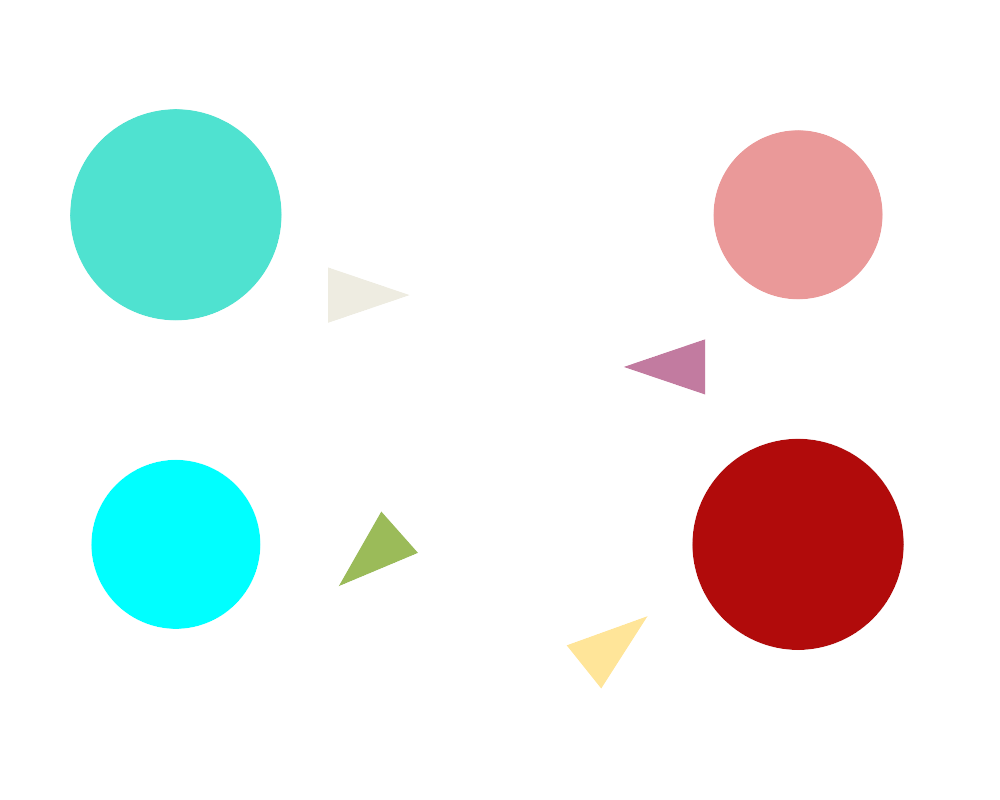
#> input picture circulo.png, 1000 x 800 px
$ python circle.py   (older library calls are emulated)
#> lines starting #> are read from the running program, lines starting #| are printed output that depends on the picture; after the words box and inside, x2 and y2 are one past the last pixel; in counts of white or black regions, pixels touching at a corner belong together
#!/usr/bin/python

from black import out
import cv2
import numpy as np
import math

rval = True

while rval:
    img = cv2.imread('./circulo.png')
#> img is the input picture: shape (800, 1000, 3); mean B, G, R 238.3, 239.5, 235.6

    output = img.copy()
    gray = cv2.cvtColor(img, cv2.COLOR_BGR2GRAY)
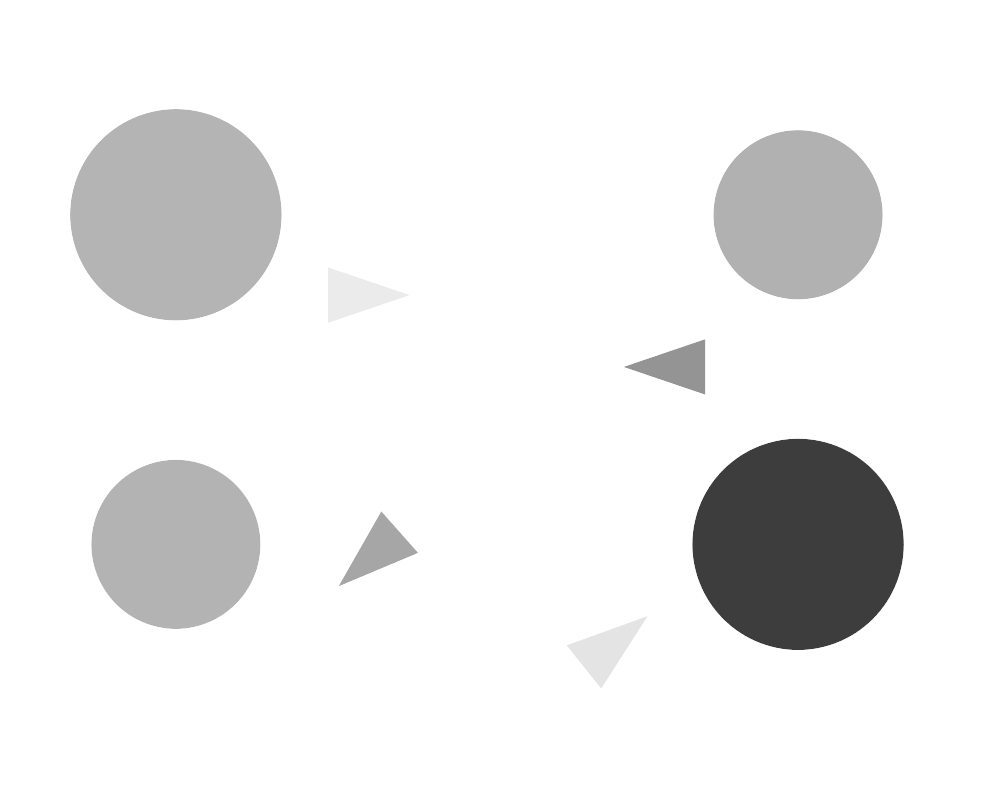
#> gray: shape (800, 1000); min 61, max 255, mean 238.2

    circles = cv2.HoughCircles(gray, cv2.HOUGH_GRADIENT, 1.2, 100)
#> circles = [[797.4, 544.2, 106], [174.6, 214.2, 105.1], [174.6, 544.2, 84], [798.6, 214.2, 84.12]]

    font = cv2.FONT_HERSHEY_SIMPLEX

    if circles is not None:
        circles = np.round(circles[0, :]).astype("int")
#> circles = [[797, 544, 106], [175, 214, 105], [175, 544, 84], [799, 214, 84]]

        XrightCircle = circles[0][0];
#> XrightCircle = 797
        YrightCircle = circles[0][1];
#> YrightCircle = 544
        RrightCircle = circles[0][2];
#> RrightCircle = 106

        XleftCircle = circles[1][0];
#> XleftCircle = 175
        YleftCircle = circles[1][1];
#> YleftCircle = 214
        RleftCircle = circles[1][2];
#> RleftCircle = 105

        for (x, y, r) in circles:
            circleArea = 2 * (3.14 * r)
            circleAreaFormatted = "A: "+"{:.2f}".format(round(circleArea, 2))

            angle = int(math.degrees(math.atan2(YleftCircle - YrightCircle,XleftCircle - XrightCircle))) * -1
            angleFormatted = "{}{}".format("Angulo:", angle)

            textsize = cv2.getTextSize(angleFormatted, font, 1, 2)[0]
            textX = (output.shape[1] - textsize[0]) / 2
            textY = (output.shape[0] + textsize[1]) / 2


            isACircle = r > 100

            if (isACircle):
                cv2.putText(output, angleFormatted, (int(textX), int(textY - 100)), font, 1, (0, 0, 0), 2)
                cv2.line(output, (XrightCircle, YrightCircle), (XleftCircle, YleftCircle), (255, 0, 0), 4)
                cv2.circle(output, (x, y), r, (0, 255, 0), 4)
                cv2.putText(output, circleAreaFormatted, (x - 75,y - 40), font, 1, (0, 0, 0))
                cv2.putText(output, "CM", (x - 10, y - 10), font, .5, (0, 0, 0))
                cv2.circle(output, (x, y), 6, (0, 0, 0), -1)
#> this loop made 4 passes
#> (x, y, r, circleArea, circleAreaFormatted, isACircle) on passes 1 to 4: (797, 544, 106, 665.7, 'A: 665.68', True), (175, 214, 105, 659.4, 'A: 659.40', True), (175, 544, 84, 527.5, 'A: 527.52', False), (799, 214, 84, 527.5, 'A: 527.52', False)
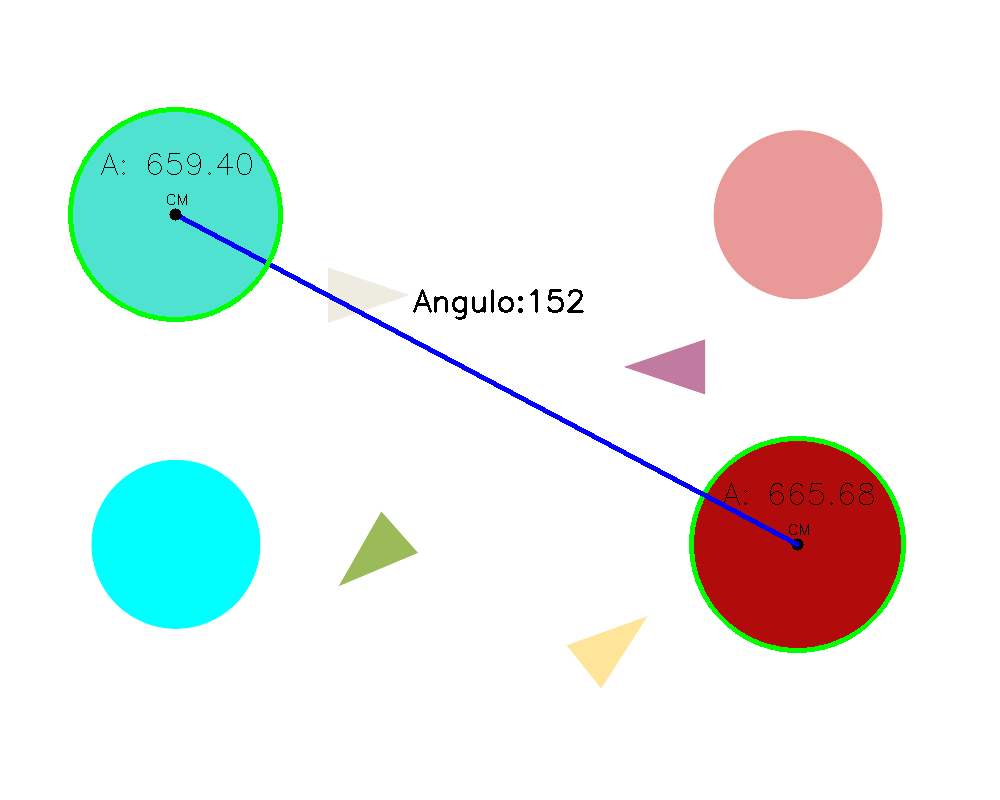
#> output: shape (800, 1000, 3); 1.52% of pixels changed, all inside (x1, y1, x2, y2) = (68, 107, 906, 653)
        cv2.imshow("output", output)
        key = cv2.waitKey(20)
#> (key Esc is pressed here)
        if key == 27:
            break

    key = cv2.waitKey(20)
    if key == 27:
        break

cv2.destroyWindow("output")

$ run again, with captura.png copied over circulo.png
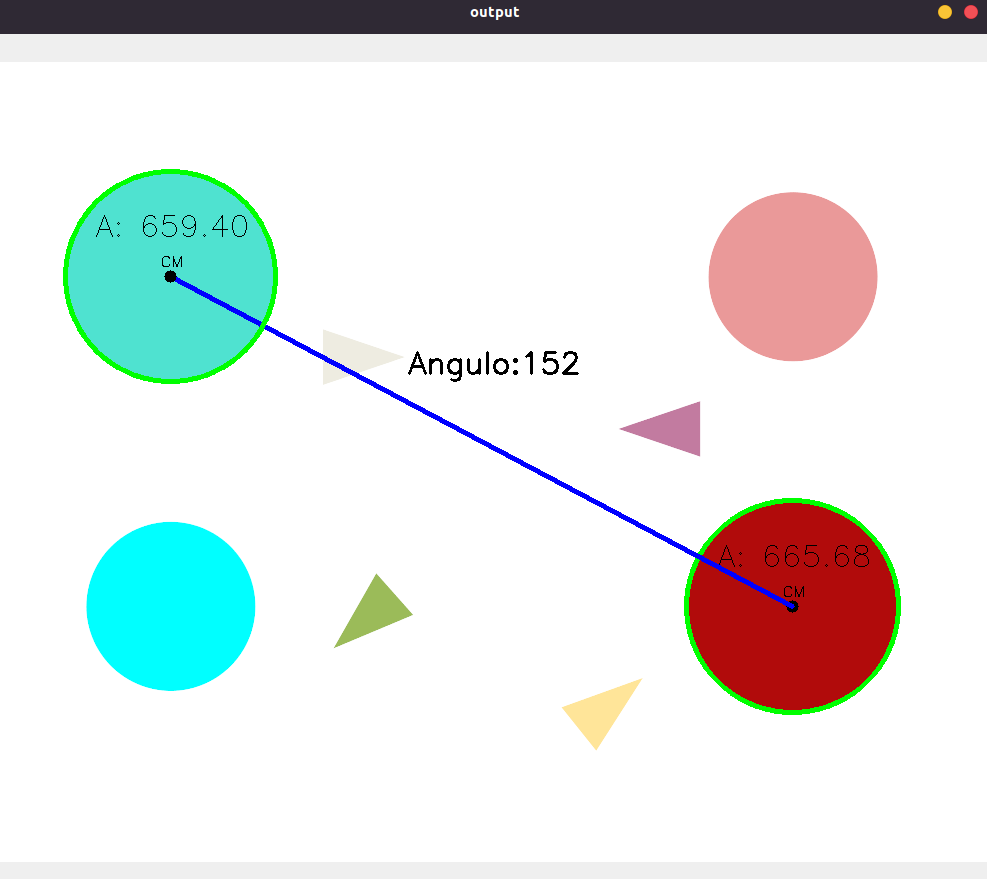
#> input picture captura.png, 987 x 879 px
#> img is the input picture: shape (879, 987, 3); mean B, G, R 229.2, 230.8, 225.7
#> `gray = cv2.cvtColor(img, cv2.COLOR_BGR2GRAY)`:
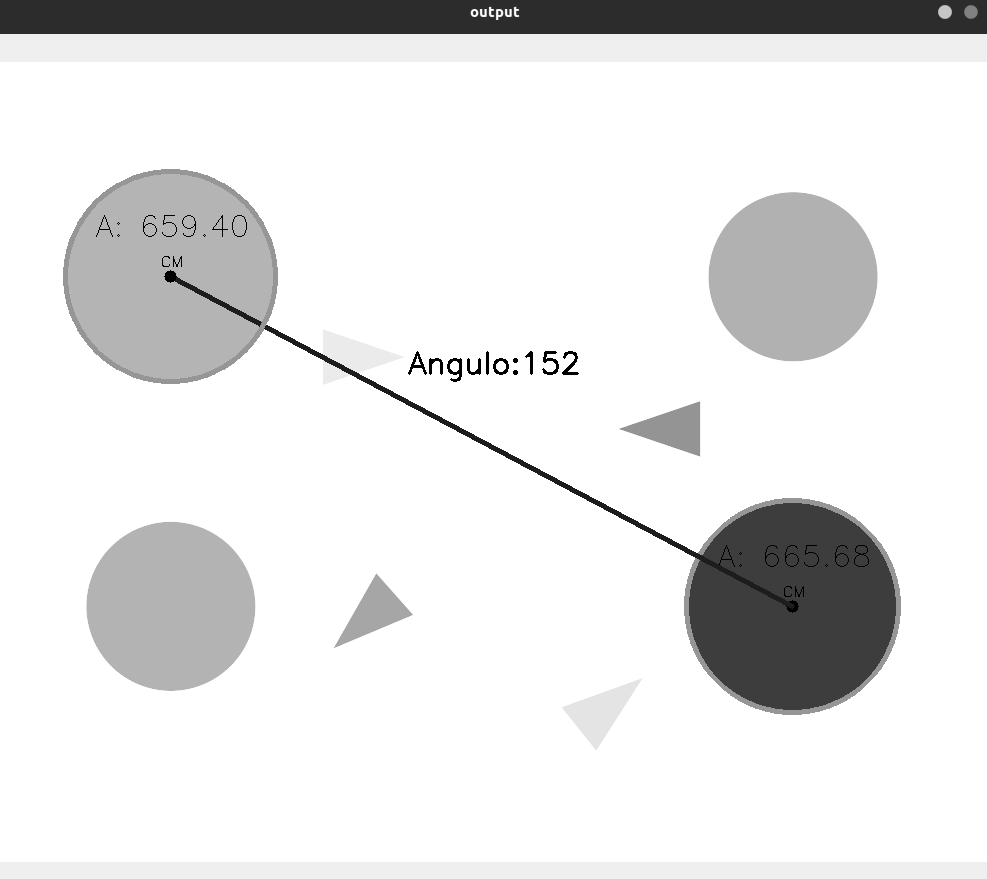
#> gray: shape (879, 987); min 0, max 255, mean 229.1
#> `circles = cv2.HoughCircles(gray, cv2.HOUGH_GRADIENT, 1.2, 100)`: circles = [[792.6, 276.6, 84.84], [792.6, 605.4, 108], [169.8, 606.6, 84.12]]
#> `circles = np.round(circles[0, :]).astype("int")`: circles = [[793, 277, 85], [793, 605, 108], [170, 607, 84]]
#> XrightCircle = 793
#> YrightCircle = 277
#> RrightCircle = 85
#> XleftCircle = 793
#> YleftCircle = 605
#> RleftCircle = 108
#> the loop `for (x, y, r) in circles:` made 3 passes
#> (x, y, r, circleArea, circleAreaFormatted, isACircle) on passes 1 to 3: (793, 277, 85, 533.8, 'A: 533.80', False), (793, 605, 108, 678.2, 'A: 678.24', True), (170, 607, 84, 527.5, 'A: 527.52', False)
#> after the loop `for (x, y, r) in circles:`:
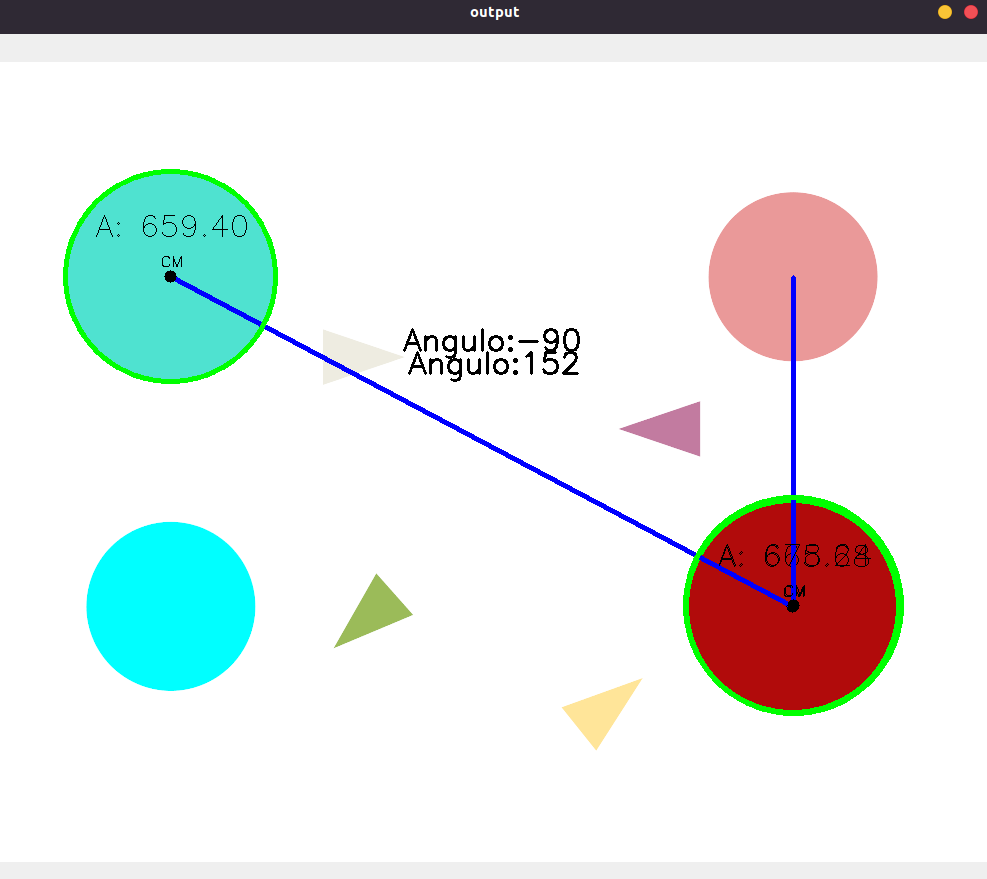
#> output: shape (879, 987, 3); 0.53% of pixels changed, all inside (x1, y1, x2, y2) = (403, 275, 904, 716)
